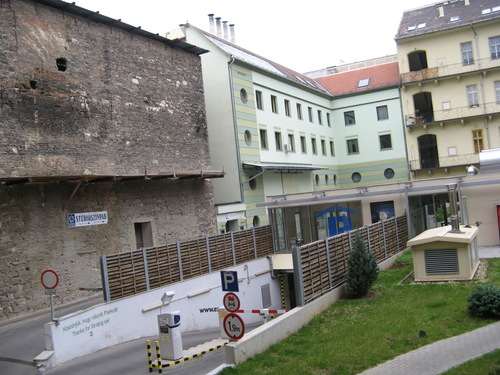
%> input picture data/inp/examples/backyard1.jpg, 500 x 375 px
$ octave --eval "result = HarrisCornerDetector(rgb2gray(imread('../data/inp/examples/backyard1.jpg')));"   (GNU Octave 9; MATLAB toolbox functions it lacks are replaced by stand-ins)
%> lines starting %> are read from the running program, lines starting %| are printed output that depends on the picture; in (x1, y1, x2, y2) boxes, pixels count from 0 and x2, y2 are one past the last pixel; in counts of white or black regions, pixels touching at a corner belong together; the program's own positions count from 1
### code/makeFilter.m
function [ filter ] = makeFilter( size )
%MAKEKERNEL Generate a gaussian filter (1D) of given size (odd size)
%   Estimate the filter using binomial coefficents

    filter = 1;

    for i=3:2:size,
       filter = conv([1 1], filter);
       filter = conv([1 1], filter);
    end

    filter = filter/sum(filter);

end

### code/applyFilter.m
function [ blurred_im ] = applyFilter( im, filter )
%APPLYFILTER Blur an image using a given filter
%   Blur an image in image space using filter convolution

    blurred_im = conv2(im, filter, 'same');
    blurred_im = conv2(blurred_im, filter', 'same');
    % Testing actually showed 2d convolution of a matrix filter to be
    % faster than doing a convolution twice with vectors

end

### code/nonMaximumSuppression.m
function [ result ] = nonMaximumSuppression( response )
% Find local maxima of corner metric matrix.

%deal with the frame border
response(1:2,:)=-inf;
response(:,1:2)=-inf;

response(end-1:end,:)=-inf;
response(:,end-1:end)=-inf;

BW = imregionalmax(response,8);
maxResponse=max(response(:));

BW(response<(maxResponse*0.1))=0;
result = bwmorph(BW,'shrink',Inf);

end

### code/blurInImageSpace.m
function [ blurred_im ] = blurInImageSpace( im, kernelSize )
%BLURINIMAGESPACE Blur an image in image space
%   Blur an image in image space using gaussian kernel convolution

    %% Blur image
    filter = makeFilter(kernelSize);
    blurred_im = applyFilter( im, filter );

end

### code/HarrisCornerDetector.m
function [ pos ] = HarrisCornerDetector( im )
%HARRISCORNERDETECTOR Extract key points from the image.
%   Arguments:
%   im - n x m grayscale image to find key points inside.
%   pos - A N x 2 of [x,y] key points positions in im.

    %% Caculate the derivatives
    Ix = conv2( im, [1 0 -1], 'same' );
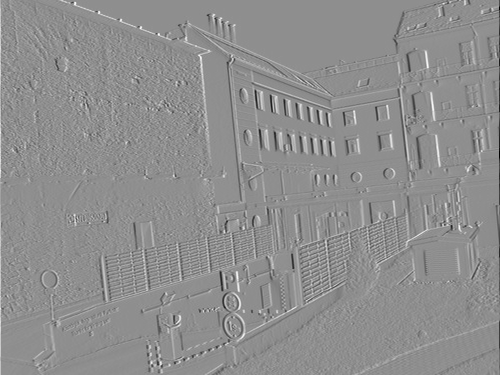
%> Ix: size 375x500 double; min -255, max 200, mean 0.1; drawn with min black and max white
    Iy = conv2( im, [1; 0; -1], 'same' );
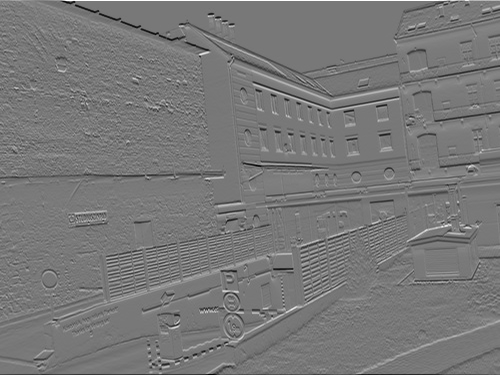
%> Iy: size 375x500 double; min -229, max 255, mean -0.3; drawn with min black and max white

    Ix2 = Ix.^2;
    Iy2 = Iy.^2;
    Ixy = Ix.*Iy;
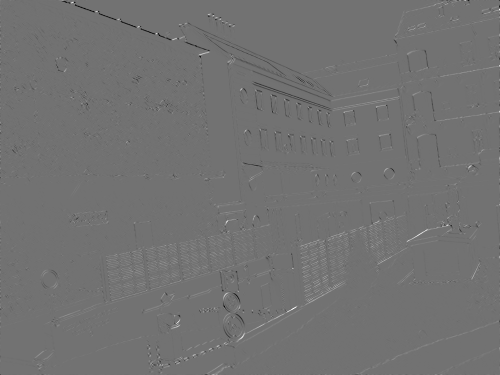
%> Ixy: size 375x500 double; min -28080, max 34650, mean 34.1; drawn with min black and max white

    %% Blur the derivatives
    BLUR_SIZE = 3;
    Ix2 = blurInImageSpace( Ix2, BLUR_SIZE );
    Iy2 = blurInImageSpace( Iy2, BLUR_SIZE );
%> call 2 of applyFilter, with filter = [0.25 0.5 0.25]
%> in applyFilter (call 2), `blurred_im = conv2(blurred_im, filter', 'same');`:
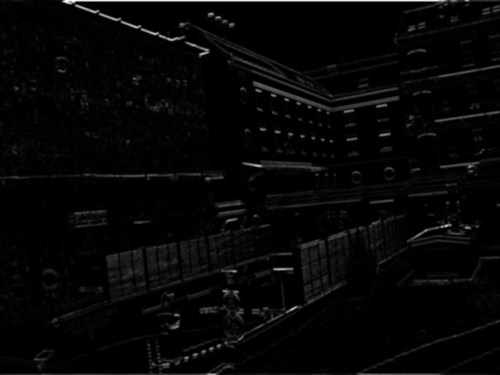
%> blurred_im: size 375x500 double; min 0, max 35037.8, mean 928.9; drawn with min black and max white
    Ixy = blurInImageSpace( Ixy, BLUR_SIZE );

    %% Calculate the eigenvalue sizes
    % We can tell:
    %   det(M) = (Ix2*Iy2) - (Ixy*Iyx)
    %   trace(M) = Ix2 + Iy2
    k = 0.04;
    R = Ix2.*Iy2 - Ixy.^2 - k*(Ix2 + Iy2).^2;

    %% Find local maxima points using supplied code
    R = nonMaximumSuppression(R);
%> in nonMaximumSuppression, `response(:,end-1:end)=-inf;`:
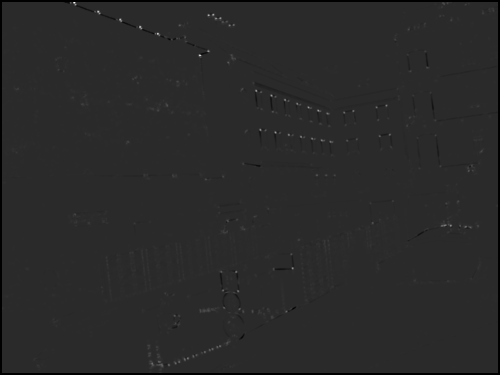
%> response: size 375x500 double; 1.86% of the values are NaN or infinite; the others: min -35638094.9, max 176787404.1, mean 166749.3; drawn with min black, max white, NaN and infinite black
%> in nonMaximumSuppression, `BW = imregionalmax(response,8);`:
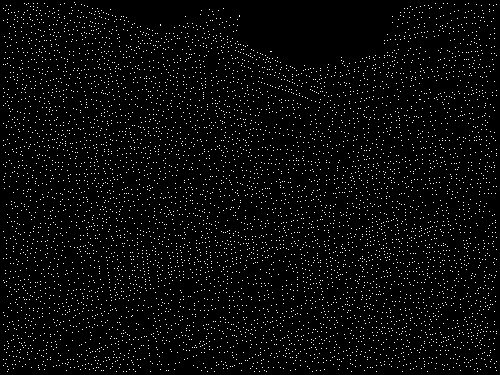
%> BW: size 375x500 logical; 3.5% white in thin lines or dots
%> in nonMaximumSuppression, `maxResponse=max(response(:));`: maxResponse = 176787404.1
%> in nonMaximumSuppression, `BW(response<(maxResponse*0.1))=0;`:
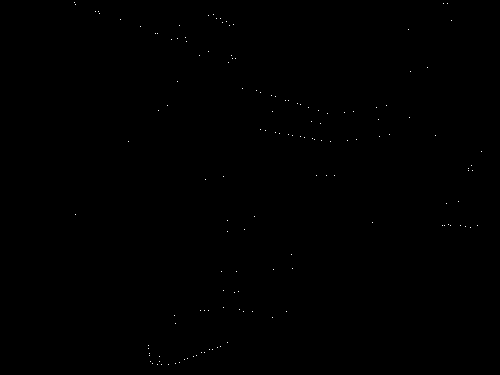
%> BW: size 375x500 logical; 0.08% white in thin lines or dots, all inside (x1, y1, x2, y2) = (74, 2, 482, 365)
    [y, x] = find(R);
%> y = 145 values from 3 to 365; x = 145 values from 75 to 482
    pos = cat(2, x, y);
%> pos = 145 rows, first 12: [75 3; 76 5; 76 215; 96 12; 99 12; 100 14; 121 20; 129 142; 141 27; 149 346; 149 349; 150 354]
%> `result = HarrisCornerDetector(rgb2gray(imread('../data/inp/examples/ba..`: result has the same summary as pos in HarrisCornerDetector

end
